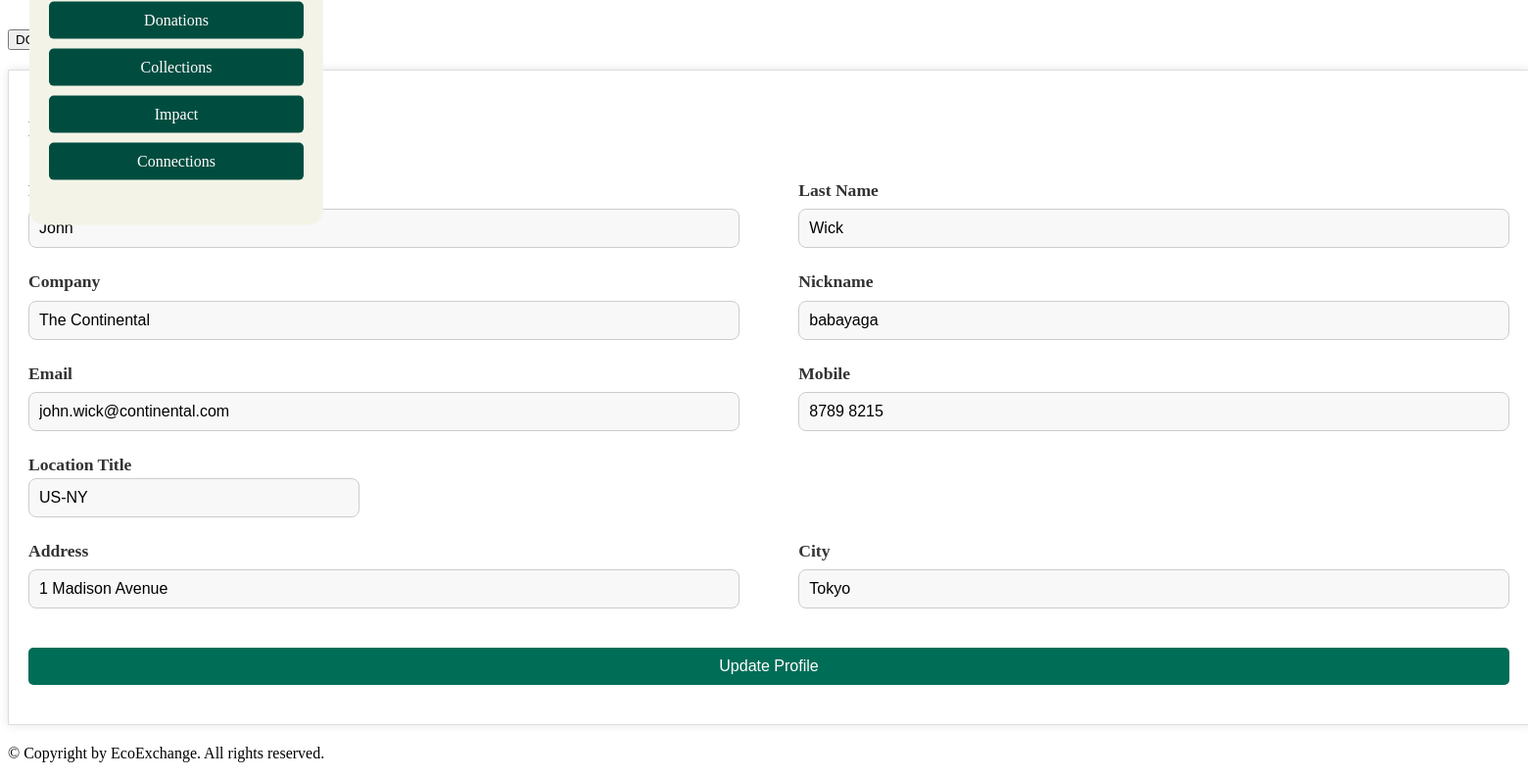
/editProfile (signed in, lower part), run on an earlier commit of the app's database.
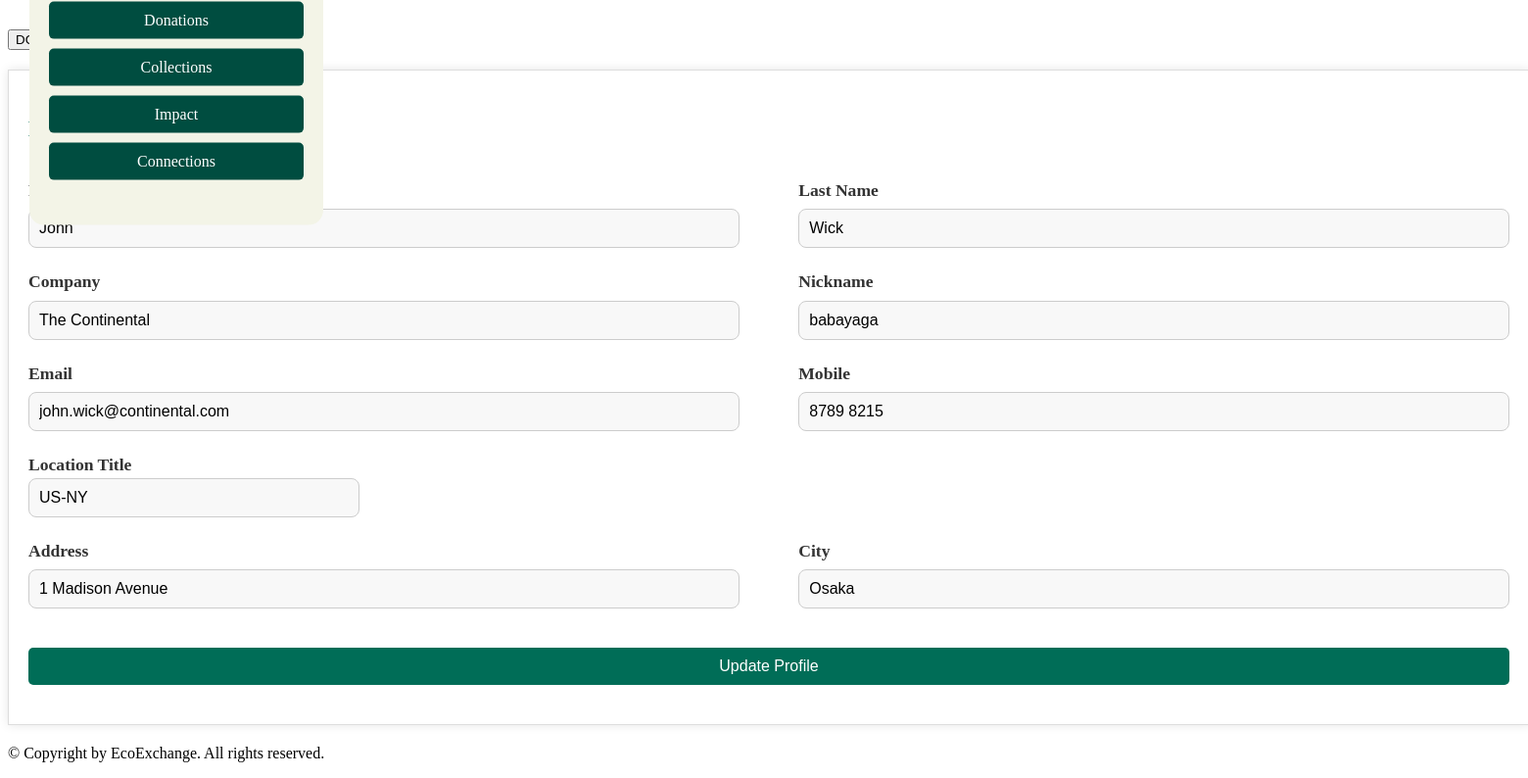
And on a later commit of the database.
### models/user.py (models this page shows, shortened)
class User(db.Model):
    __tablename__ = "users"
    user_id = db.Column(db.Integer, primary_key=True)
    nick_name = db.Column(db.String(25), nullable=True)
    email = db.Column(db.String(256), unique=True, nullable=False)
    password = db.Column(db.String(256), nullable=False)
    fname = db.Column(db.String(25), nullable=False)
    lname = db.Column(db.String(25), nullable=False)
    mobile = db.Column(db.String(15), nullable=False)
    location_title = db.Column(db.String(125), nullable=False)
    address = db.Column(db.String(256), nullable=False)
    city = db.Column(db.String(50), nullable=False)
    company = db.Column(db.String(50), nullable=True)
    photo = db.Column(db.LargeBinary, nullable=True)

### app.py (the view)
    @app.route('/editProfile', methods=['GET'])
    def edit_profile():
        if 'user_id' not in session:
            return redirect(url_for('login'))  # Redirect to login if user is not logged in
        try:
            user_id = session['user_id']
            user = User.query.get(user_id)
            if not user:
                return "User not found", 404
            return render_template('editprofile.html', user=user)
        except Exception as e:
            print(f"Error occurred: {e}")
            return "An error occurred", 500

### templates/editprofile.html (shortened to what this page needs)
<!DOCTYPE html>
<html lang="en">
<head>
    <link rel="stylesheet" href="{{ url_for('static', filename='css/profile.css') }}">
</head>
<body>
{% include 'navbar.html' %}
<div class="container">
    <aside class="sidebar">
        <ul class="sidebar-menu">
            <li><a href="{{ url_for('donations') }}">Donations</a></li>
            <li><a href="{{ url_for('collections') }}">Collections</a></li>
            <li><a href="{{ url_for('impact') }}">Impact</a></li>
            <li><a href="{{ url_for('connections') }}">Connections</a></li>
        </ul>
    </aside>
    <div class="content-container">
        <div class="profile-details">
            <h2>Edit Profile</h2>
            <form action="/updateProfile" method="POST" novalidate>
            <div class="row">
                <div class="col-md-6">
                    <label for="fname" class="form-label">First Name</label>
                    <input type="text" class="form-control" id="fname" name="fname" value="{{ user.fname }}" required
                           aria-label="First Name">
                </div>
                <div class="col-md-6">
                    <label for="lname" class="form-label">Last Name</label>
                    <input type="text" class="form-control" id="lname" name="lname" value="{{ user.lname }}" required
                           aria-label="Last Name">
                </div>
            </div>
            <div class="row">
                <div class="col-md-6">
                    <label for="company" class="form-label">Company</label>
                    <input type="text" class="form-control" id="company" name="company" value="{{ user.company }}"
                           required aria-label="Company">
                </div>
                <div class="col-md-6">
                    <label for="nick_name" class="form-label">Nickname</label>
                    <input type="text" class="form-control" id="nick_name" name="nick_name" value="{{ user.nick_name }}"
                           required aria-label="Nickname">
                </div>
            </div>
            <div class="row">
                <div class="col-md-6">
                    <label for="email" class="form-label">Email</label>
                    <input type="email" class="form-control" id="email" name="email" value="{{ user.email }}" required
                           aria-label="Email">
                </div>
                <div class="col-md-6">
                    <label for="mobile" class="form-label">Mobile</label>
                    <input type="text" class="form-control" id="mobile" name="mobile" value="{{ user.mobile }}" required
                           aria-label="Mobile">
                </div>
            </div>
            <div class="row">
                <div class="col-md-12">
                    <label for="location_title" class="form-label">Location Title</label>
                    <input type="text" class="form-control" id="location_title" name="location_title"
                           value="{{ user.location_title }}" required aria-label="Location Title">
                </div>
            </div>
            <div class="row">
                <div class="col-md-6">
                    <label for="address" class="form-label">Address</label>
                    <input type="text" class="form-control" id="address" name="address" value="{{ user.address }}"
                           required aria-label="Address">
                </div>
                <div class="col-md-6">
                    <label for="city" class="form-label">City</label>
                    <input type="text" class="form-control" id="city" name="city" value="{{ user.city }}" required
                           aria-label="City">
                </div>
            </div>
            <button type="submit" class="btn btn-primary">Update Profile</button>
            </form>
        </div>
    </div>
</div>
{% include 'footer.html' %}
</body>
</html>

What changed in the data, as far as the page shows it:
changed User "John": city "Tokyo" → "Osaka"
